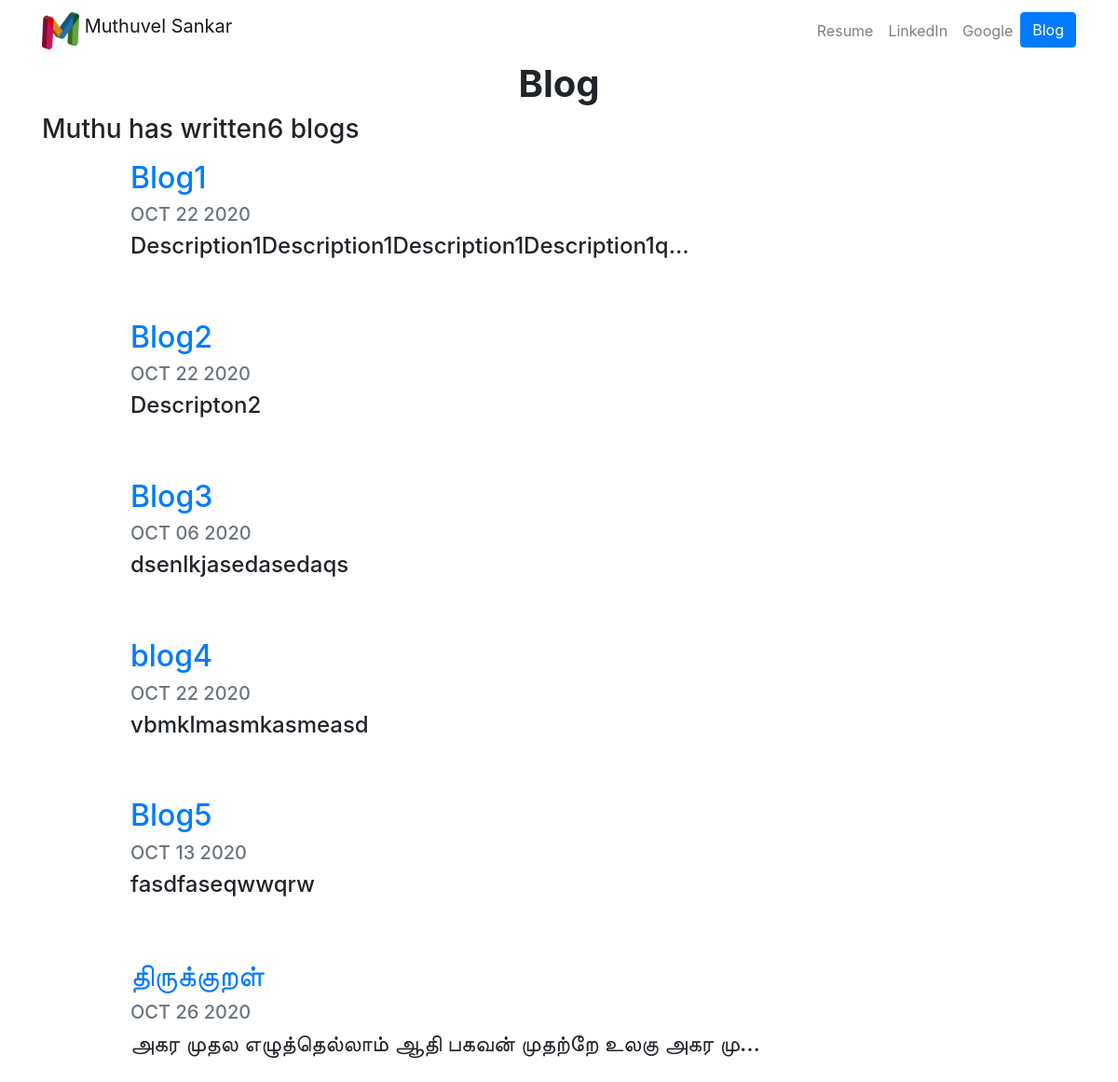
Screenshot of /blog/ with the database file from the repository.
### blog/models.py (models this page shows, shortened)
class Blog(models.Model):
	blogtitle = models.CharField(max_length = 200)
	blogdescription = models.TextField()
	blogdate=models.DateField()

### blog/views.py (the view)
# urls.py: path('',views.all_blogs,name="all_blogs"),
def all_blogs(request):
	blogs=Blog.objects.all()
	return render(request,'blog/all_blogs.html',{'blogs':blogs})

### blog/templates/blog/all_blogs.html
{% extends 'portfolio/base.html' %}
{% load static %}
{% block content %}
<h1 id="blogtitle" class="font-weight-bold text-center">Blog</h1>
<h3>Muthu has written{{blogs.count}} blog{{blogs.count|pluralize}} </h3>
{% for data in blogs %}
<div class="row justify-content-center my-3">
  <div class="col-md-10">
<a href="{% url 'blog:detail' data.id %}"><h2> {{data.blogtitle}}</h2></a>
<h5 class="text-muted">{{ data.blogdate|date:'M d Y'|upper }}</h5>
<h4>{{ data.blogdescription|striptags|truncatechars:50 }}</h4>
</div>
</div>
<br>
{% endfor %}
{% endblock %}

### portfolio/templates/portfolio/base.html (shortened to what this page needs)
{% load static %}
<!doctype html>
<html lang="en">
  <head>
    <link rel="stylesheet" href="https://cdn.jsdelivr.net/npm/bootstrap@4.5.3/dist/css/bootstrap.min.css">
  </head>
  <body>
<nav id="topNav" class="navbar navbar-expand-md navbar-light">
    <div class="container">
      <a class="navbar-brand" href="{% url 'home' %}">
        <img src="{% static "portfolio/Logo.jpg" %}" width="40" height="40" class="d-inline-block align-top" alt="Muthu's Logo">
        <span>Muthuvel Sankar</span>
      </a>
      <div class="collapse navbar-collapse text-center" id="navbarNav">
        <ul class="navbar-nav ml-auto">
          <li class="nav-item">
            <a class="nav-link" href="{% static "portfolio/Resume.pdf" %}">Resume</a>
          </li>
          <li class="nav-item">
            <a class="nav-link" href="https://www.linkedin.com/in/muthuvel-sankar-sethu-65833914/" target="_blank">LinkedIn</a>
          </li>
          <li class="nav-item">
            <a class="nav-link" href="https://www.google.com" target="_blank">Google</a>
          </li>
          <li>
            <a role="button" href="{% url 'blog:all_blogs' %}" class="btn btn-primary">Blog</a>
          </li>
        </ul>
      </div>
    </div>
  </nav>
  <div class="container">
{% block content %} {% endblock %}
</body>
</html>

### rows the page displays
Blog: blogtitle "Blog1", blogdate "OCT 22 2020", blogdescription "Description1Description1Description1Description1q…"
Blog: blogtitle "Blog2", blogdate "OCT 22 2020", blogdescription "Descripton2"
Blog: blogtitle "Blog3", blogdate "OCT 06 2020", blogdescription "dsenlkjasedasedaqs"
Blog: blogtitle "blog4", blogdate "OCT 22 2020", blogdescription "vbmklmasmkasmeasd"
Blog: blogtitle "Blog5", blogdate "OCT 13 2020", blogdescription "fasdfaseqwwqrw"
Blog: blogtitle "திருக்குறள்", blogdate "OCT 26 2020", blogdescription "அகர முதல எழுத்தெல்லாம் ஆதி பகவன் முதற்றே உலகு அகர மு…"

### other values shown
{{ blogs.count }} "6"
